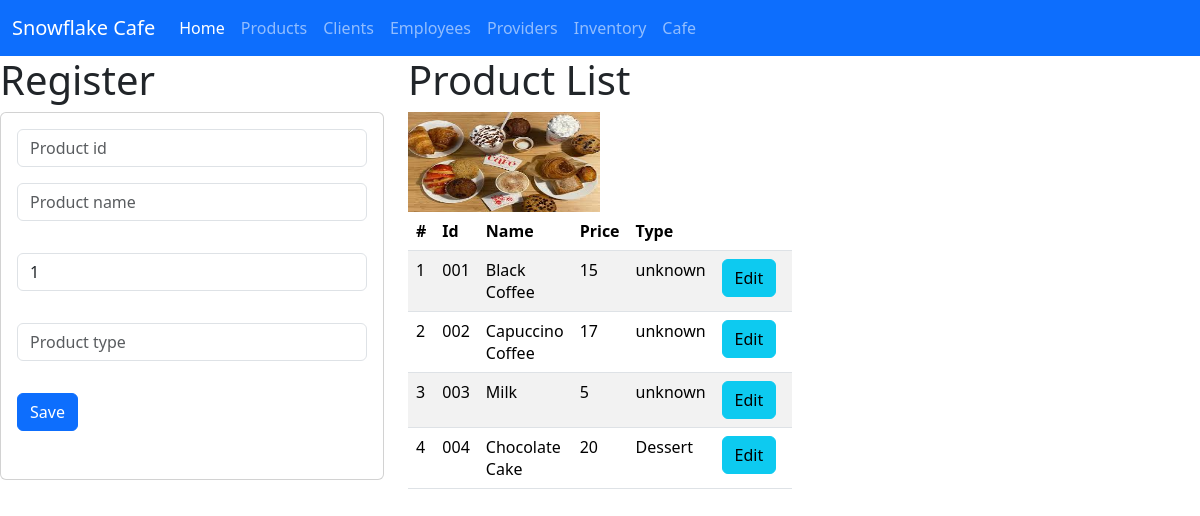
Page /Products on the committed database.
### product_app/models.py (models this page shows, shortened)
class Product(models.Model):
    product_id=models.CharField(primary_key=True,max_length=10)
    product_name=models.CharField(max_length=50)
    product_price=models.IntegerField()
    product_type=models.CharField(max_length=50, default="unknown")

### product_app/views.py (the view)
# urls.py: path("Products",views.view_indexProducts,name="Products"),
def view_indexProducts(request):
    products=Product.objects.all()
    return render(request,"index.html",{"products1":products})

### templates/index.html
{% extends 'script.html' %} {%load static%}
{% block cuerpo %}
<div class="row">
    <div class="col-sm-12 col-md-4 col-lg-4 col-xl-4">
        <h1>Register</h1>
            <div class="card">
                <div class="card-body">
                    <form action="registerProduct/" method="POST"> {% csrf_token %}
                        <div class="form-group">
                            <input type="text" id="txtid" name="txtid" class="form-control" placeholder="Product id" minLength="3" maxLenght="6" required>
                        </div>
                        <div class="form-group py-3">
                            <input type="text" id="txtname" name="txtname" class="form-control" placeholder="Product name" maxLenght="100" required>
                        </div>
                        <div class="form-group py-3">
                            <input type="text" id="numprice" name="numprice" class="form-control" value="1" min="1" max="9" required>
                        </div>
                        <div class="form-group py-3">
                            <input type="text" id="txttype" name="txttype" class="form-control" placeholder="Product type" maxLenght="100" required>
                        </div>
                        <div class="form-group py-3">
                            <button type="submit" class="btn btn-primary">Save</button>
                        </div>
                    </form>
                </div>
            </div>
    </div>
    <div class="col-sm-12 col-md-8 col-lg-8 col-xl-4">
        <h1>Product List</h1>
        <img class="w-50" src="{%static 'img/products.jpg'%}" alt="what" width="100" height="100"/>
        <div class="table-responsive">
            <table class="table table-striped">
                <thead>
                    <tr>
                        <th scope="col">#</th>
                        <th scope="col">Id</th>
                        <th scope="col">Name</th>
                        <th scope="col">Price</th>
                        <th scope="col">Type</th>
                        <th colspan="2"></th>
                    </tr>
                </thead>
                <tbody>
                    {% for p in products1 %}
                    <tr>
                        <td>{{forloop.counter}}</td>
                        <td>{{p.product_id}}</td>
                        <td>{{p.product_name}}</td>
                        <td>{{p.product_price}}</td>
                        <td>{{p.product_type}}</td>
                        <td><a href="selectProduct/{{p.product_id}}" class="btn btn-info">Edit</a></td>
                        <td><a href="deleteProduct/{{p.product_id}}" class="btn btn-danger">Delete</a></td>
                    </tr>
                    {% endfor %}
                </tbody>
            </table>
        </div>
    </div>
</div>
{% endblock %}

### templates/script.html (shortened to what this page needs)
<html lang="en">
  <head>
    <link href="https://cdn.jsdelivr.net/npm/bootstrap@5.3.3/dist/css/bootstrap.min.css" rel="stylesheet">
  </head>
  <body>
<nav class="navbar navbar-expand-lg bg-primary" data-bs-theme="dark">
  <div class="container-fluid">
    <a class="navbar-brand" href="/">Snowflake Cafe</a>
    <div class="collapse navbar-collapse" id="navbarNav">
      <ul class="navbar-nav">
        <li class="nav-item">
            <a class="nav-link active" aria-current="page" href="/">Home</a>
        </li>
        <li class="nav-item">
            <a class="nav-link" href="{%url 'Products' %}">Products</a>
        </li>
        <li class="nav-item">
          <a class="nav-link" href="{%url 'Clients' %}">Clients</a>
      </li>
      <li class="nav-item">
        <a class="nav-link" href="{%url 'Employees' %}">Employees</a>
    </li>
    <li class="nav-item">
      <a class="nav-link" href="{%url 'Providers' %}">Providers</a>
  </li>
  <li class="nav-item">
    <a class="nav-link" href="{%url 'Inventory' %}">Inventory</a>
</li>
<li class="nav-item">
  <a class="nav-link" href="{%url 'Cafe' %}">Cafe</a>
</li>
      </ul>
    </div>
  </div>
</nav>
    {% block cuerpo %}
    {% endblock %}
  </body>
</html>

### rows in the picture
Product: product_id "001", product_name "Black Coffee", product_price "15", product_type "unknown"
Product: product_id "002", product_name "Capuccino Coffee", product_price "17", product_type "unknown"
Product: product_id "003", product_name "Milk", product_price "5", product_type "unknown"
Product: product_id "004", product_name "Chocolate Cake", product_price "20", product_type "Dessert"
